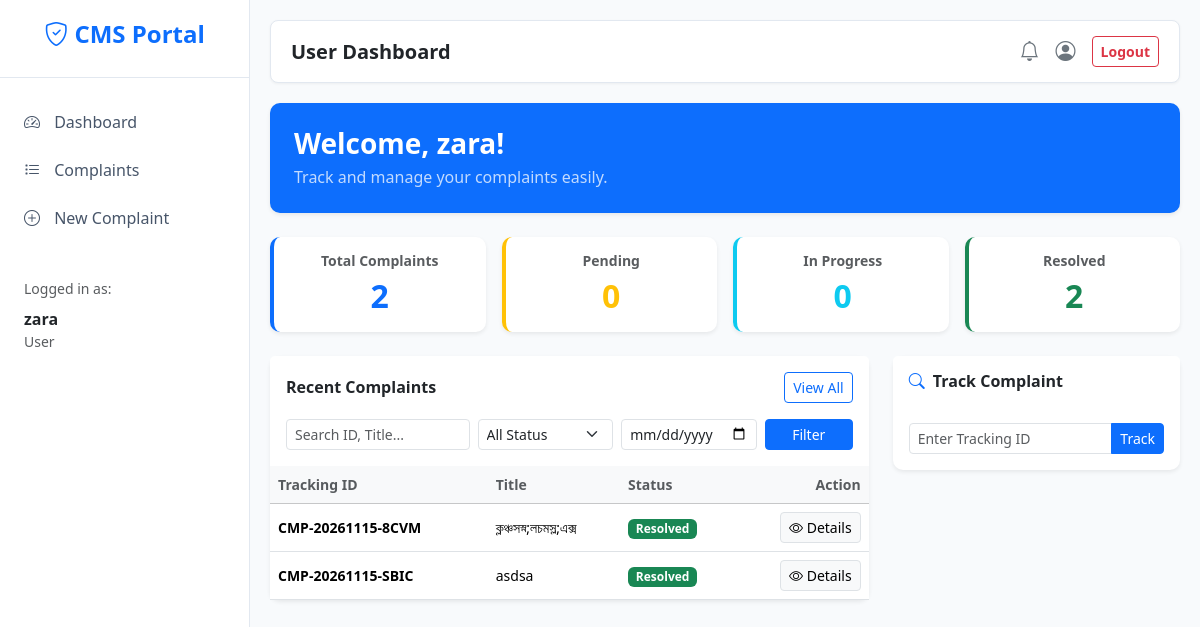
The app's page /user/dashboard (signed in) with its own data.
### models.py (models this page shows, shortened)
class User(db.Model, UserMixin):
    __tablename__ = "users"
    id = db.Column(db.Integer, primary_key=True)
    name = db.Column(db.String(120), nullable=False)
    email = db.Column(db.String(150), unique=True, nullable=False, index=True)
    phone = db.Column(db.String(20))
    address = db.Column(db.String(255))
    password_hash = db.Column(db.String(255), nullable=False)
    role = db.Column(db.String(20), nullable=False, default="user", index=True)
    department = db.Column(db.String(120))
    is_active = db.Column(db.Boolean, nullable=False, default=True)
    created_at = db.Column(db.DateTime, default=datetime.utcnow)
    reset_otp = db.Column(db.String(6), nullable=True)
    otp_expiry = db.Column(db.DateTime, nullable=True)

class Complaint(db.Model):
    __tablename__ = "complaints"
    id = db.Column(db.Integer, primary_key=True)
    tracking_id = db.Column(db.String(30), unique=True, nullable=False, index=True)
    user_id = db.Column(db.Integer, db.ForeignKey("users.id"), nullable=False)
    category_id = db.Column(db.Integer, db.ForeignKey("categories.id"))
    officer_id = db.Column(db.Integer, db.ForeignKey("users.id"))
    title = db.Column(db.String(200), nullable=False)
    description = db.Column(db.Text, nullable=False)
    location = db.Column(db.String(200))
    priority = db.Column(db.String(20), default="Medium", index=True)
    status = db.Column(db.String(30), default="Pending", index=True)
    created_at = db.Column(db.DateTime, default=datetime.utcnow, index=True)
    updated_at = db.Column(db.DateTime, default=datetime.utcnow, onupdate=datetime.utcnow)
    resolved_at = db.Column(db.DateTime)
    sla_deadline = db.Column(db.DateTime, nullable=True, index=True)
    is_escalated = db.Column(db.Boolean, default=False, index=True)
    escalated_at = db.Column(db.DateTime, nullable=True)
    duplicate_of = db.Column(db.Integer, db.ForeignKey("complaints.id"), nullable=True)
    is_duplicate_flag = db.Column(db.Boolean, default=False, index=True)
    user = db.relationship("User", foreign_keys=[user_id], backref=db.backref("my_complaints", lazy="dynamic"))
    officer = db.relationship("User", foreign_keys=[officer_id], backref=db.backref("assigned_complaints", lazy="dynamic"))
    category = db.relationship("Category", backref=db.backref("complaints", lazy="dynamic"))
    updates = db.relationship("ComplaintUpdate", back_populates="complaint", cascade="all, delete-orphan")
    attachments = db.relationship("Attachment", back_populates="complaint", cascade="all, delete-orphan")
    assignments = db.relationship("Assignment", back_populates="complaint", cascade="all, delete-orphan")
    feedback = db.relationship("Feedback", back_populates="complaint", uselist=False, cascade="all, delete-orphan")
    @property
    def status_badge(self):
        return {"Pending": "secondary", "In Review": "info", "Assigned": "primary", "In Progress": "warning", "Resolved": "success", "Closed": "dark", "Rejected": "danger"}.get(self.status, "secondary")

### app.py (the view)
@app.route("/user/dashboard")
@role_required("user")
def user_dashboard():
    base = Complaint.query.filter_by(user_id=current_user.id)
    stats = {
        "total": base.count(),
        "pending": base.filter_by(status="Pending").count(),
        "in_progress": base.filter(Complaint.status.in_(["In Review", "Assigned", "In Progress"])).count(),
        "resolved": base.filter(Complaint.status.in_(["Resolved", "Closed"])).count(),
    }
    by_status = dict(
        db.session.query(Complaint.status, func.count(Complaint.id))
        .filter(Complaint.user_id == current_user.id)
        .group_by(Complaint.status).all()
    )
    by_category = (
        db.session.query(Category.name, func.count(Complaint.id))
        .join(Complaint, Complaint.category_id == Category.id)
        .filter(Complaint.user_id == current_user.id)
        .group_by(Category.name).all()
    )
    recent = base.order_by(Complaint.created_at.desc()).limit(5).all()
    pending_feedback = base.filter(Complaint.status.in_(["Resolved", "Closed"])).filter(~Complaint.feedback.has()).all()
    recent_notifs = Notification.query.filter_by(user_id=current_user.id).order_by(Notification.created_at.desc()).limit(3).all()
    return render_template(
        "user/dashboard.html",
        stats=stats, by_status=by_status, by_category=by_category,
        recent=recent, pending_feedback=pending_feedback, recent_notifs=recent_notifs,
    )

### app.py (called while the page is built)
@login_manager.user_loader
def load_user(user_id):
    return db.session.get(User, int(user_id))

def role_required(*roles):
    def decorator(fn):
        @wraps(fn)
        @login_required
        def wrapper(*args, **kwargs):
            if current_user.role not in roles:
                abort(403)
            return fn(*args, **kwargs)
        return wrapper
    return decorator

def t(key, **kwargs):
    text = (key or "").replace("_", " ").replace("-", " ").title()
    if kwargs:
        try:
            text = text.format(**kwargs)
        except (KeyError, IndexError):
            pass
    return text

@app.context_processor
def inject_globals():
    unread = 0
    try:
        if current_user.is_authenticated:
            unread = Notification.query.filter_by(user_id=current_user.id, is_read=False).count()
    except Exception:
        unread = 0
    return dict(
        unread_count=unread,
        STATUSES=STATUSES,
        PRIORITIES=PRIORITIES,
        get_sla_status=get_sla_status,
        t=t,
    )

### templates/user/dashboard.html (shortened to what this page needs)
{% extends "base.html" %}
{% block page_title %}User Dashboard{% endblock %}
{% block content %}
<div class="card border-0 shadow-sm mb-4 bg-primary text-white">
    <div class="card-body d-flex flex-wrap justify-content-between align-items-center p-4">
        <div>
            <h3 class="fw-bold mb-1">Welcome, {{ current_user.name }}!</h3>
            <p class="mb-0 opacity-75">Track and manage your complaints easily.</p>
        </div>
    </div>
</div>
<div class="row g-3 mb-4">
    <div class="col-6 col-md-3">
        <div class="card border-0 shadow-sm text-center h-100 border-start border-primary border-4">
            <div class="card-body">
                <h6 class="text-muted small fw-semibold">Total Complaints</h6>
                <h2 class="fw-bold text-primary mb-0">{{ stats.total }}</h2>
            </div>
        </div>
    </div>
    <div class="col-6 col-md-3">
        <div class="card border-0 shadow-sm text-center h-100 border-start border-warning border-4">
            <div class="card-body">
                <h6 class="text-muted small fw-semibold">Pending</h6>
                <h2 class="fw-bold text-warning mb-0">{{ stats.pending }}</h2>
            </div>
        </div>
    </div>
    <div class="col-6 col-md-3">
        <div class="card border-0 shadow-sm text-center h-100 border-start border-info border-4">
            <div class="card-body">
                <h6 class="text-muted small fw-semibold">In Progress</h6>
                <h2 class="fw-bold text-info mb-0">{{ stats.in_progress }}</h2>
            </div>
        </div>
    </div>
    <div class="col-6 col-md-3">
        <div class="card border-0 shadow-sm text-center h-100 border-start border-success border-4">
            <div class="card-body">
                <h6 class="text-muted small fw-semibold">Resolved</h6>
                <h2 class="fw-bold text-success mb-0">{{ stats.resolved }}</h2>
            </div>
        </div>
    </div>
</div>
<div class="row g-4 mb-4">
    <div class="col-lg-8">
        <div class="card border-0 shadow-sm h-100">
            <div class="card-header bg-white border-0 py-3">
                <div class="d-flex justify-content-between align-items-center mb-3">
                    <h6 class="fw-bold mb-0">Recent Complaints</h6>
                    <a href="{{ url_for('complaints_list') }}" class="btn btn-sm btn-outline-primary">View All</a>
                </div>
                <form action="{{ url_for('complaints_list') }}" method="GET" class="row g-2">
                    <div class="col-md-4">
                        <input type="text" name="q" class="form-control form-control-sm" placeholder="Search ID, Title...">
                    </div>
                    <div class="col-md-3">
                        <select name="status" class="form-select form-select-sm">
                            <option value="">All Status</option>
                        </select>
                    </div>
                    <div class="col-md-3">
                        <input type="date" name="start" class="form-control form-control-sm">
                    </div>
                    <div class="col-md-2">
                        <button type="submit" class="btn btn-sm btn-primary w-100">Filter</button>
                    </div>
                </form>
            </div>
            <div class="table-responsive">
                <table class="table table-hover align-middle mb-0">
                    <thead class="table-light">
                        <tr>
                            <th class="small text-muted">Tracking ID</th>
                            <th class="small text-muted">Title</th>
                            <th class="small text-muted">Status</th>
                            <th class="small text-muted text-end">Action</th>
                        </tr>
                    </thead>
                    <tbody>
                        {% for c in recent %}
                        <tr>
                            <td class="small fw-semibold">{{ c.tracking_id }}</td>
                            <td class="small">{{ c.title[:25] }}{% if c.title|length > 25 %}...{% endif %}</td>
                            <td><span class="badge bg-{{ c.status_badge }}">{{ c.status }}</span></td>
                            <td class="text-end">
                                <a href="{{ url_for('complaint_detail', cid=c.id) }}" class="btn btn-sm btn-light border">
                                    <i class="bi bi-eye"></i> Details
                                </a>
                            </td>
                        </tr>
                        {% else %}
                        <tr>
                            <td colspan="4" class="text-center text-muted py-4">You haven't submitted any complaints yet.</td>
                        </tr>
                        {% endfor %}
                    </tbody>
                </table>
            </div>
        </div>
    </div>
    <div class="col-lg-4">
        <div class="card border-0 shadow-sm mb-4">
            <div class="card-header bg-white border-0 py-3">
                <h6 class="fw-bold mb-0"><i class="bi bi-search me-1 text-primary"></i> Track Complaint</h6>
            </div>
            <div class="card-body">
                <form action="{{ url_for('track') }}" method="POST">
                    <div class="input-group">
                        <input type="text" name="tracking_id" class="form-control form-control-sm" placeholder="Enter Tracking ID" required>
                        <button class="btn btn-primary btn-sm" type="submit">Track</button>
                    </div>
                </form>
            </div>
        </div>
    </div>
</div>
{% endblock %}

### templates/base.html (shortened to what this page needs)
<!DOCTYPE html>
<html lang="en">
<head>
    <link href="https://cdn.jsdelivr.net/npm/bootstrap@5.3.2/dist/css/bootstrap.min.css" rel="stylesheet">
    <link rel="stylesheet" href="https://cdn.jsdelivr.net/npm/bootstrap-icons@1.11.1/font/bootstrap-icons.css">
</head>
<body>
    <div class="wrapper">
        <nav id="sidebar">
            <div class="sidebar-header">
                <h4 class="fw-bold text-primary"><i class="bi bi-shield-check"></i> CMS Portal</h4>
            </div>
            <ul class="list-unstyled components">
                <li>
                    <a href="{{ url_for('dashboard_router') }}" class="{{ 'active' if request.endpoint == 'dashboard_router' }}">
                        <i class="bi bi-speedometer2"></i> {{ t('dashboard') }}
                    </a>
                </li>
                <li>
                    <a href="{{ url_for('complaints_list') }}" class="{{ 'active' if request.endpoint == 'complaints_list' }}">
                        <i class="bi bi-list-task"></i> {{ t('complaints') }}
                    </a>
                </li>
                {% if current_user.role == 'user' %}
                <li>
                    <a href="{{ url_for('complaint_new') }}" class="{{ 'active' if request.endpoint == 'complaint_new' }}">
                        <i class="bi bi-plus-circle"></i> {{ t('new_complaint') }}
                    </a>
                </li>
                {% endif %}
            </ul>
            <ul class="list-unstyled mt-3 px-3">
                <li class="text-muted small mb-2 px-2">Logged in as:</li>
                <li class="px-2 mb-3">
                    <div class="text-dark fw-bold">{{ current_user.name }}</div>
                    <div class="text-muted small text-capitalize">{{ current_user.role }}</div>
                </li>
            </ul>
        </nav>
        <div id="content">
            <div class="top-navbar d-flex justify-content-between align-items-center">
                <h5 class="mb-0 fw-bold text-dark">{% block page_title %}{{ t('dashboard') }}{% endblock %}</h5>
                <div class="d-flex align-items-center gap-3">
                    <a href="{{ url_for('notifications') }}" class="text-secondary position-relative text-decoration-none">
                        <i class="bi bi-bell fs-5"></i>
                    </a>
                    <a href="{{ url_for('profile') }}" class="text-secondary text-decoration-none" title="{{ t('profile') }}">
                        <i class="bi bi-person-circle fs-5"></i>
                    </a>
                    <form action="{{ url_for('logout') }}" method="POST" class="d-inline m-0 p-0">
                        <button type="submit" class="btn btn-sm btn-outline-danger fw-bold">{{ t('logout') }}</button>
                    </form>
                </div>
            </div>
            {% block content %}{% endblock %}
        </div>
    </div>
</body>
</html>

### templates/base.html (style rules this page uses)
body { background-color: #f8fafc; overflow-x: hidden; font-family: 'Segoe UI', Tahoma, Geneva, Verdana, sans-serif; }
.wrapper { display: flex; width: 100%; align-items: stretch; }
#sidebar { min-width: 250px; max-width: 250px; background: #ffffff; border-right: 1px solid #e2e8f0; min-height: 100vh; transition: all 0.3s; }
#sidebar .sidebar-header { padding: 20px; background: #ffffff; text-align: center; border-bottom: 1px solid #e2e8f0; }
#sidebar ul.components { padding: 20px 0; }
#sidebar ul li a { padding: 12px 20px; font-size: 1rem; display: block; color: #475569; font-weight: 500; text-decoration: none; transition: 0.2s; border-left: 4px solid transparent; }
#sidebar ul li a i { margin-right: 10px; }
#content { width: 100%; padding: 20px; min-height: 100vh; }
.top-navbar { background: #ffffff; padding: 15px 20px; box-shadow: 0 1px 3px rgba(0,0,0,.05); margin-bottom: 20px; border-radius: 8px; border: 1px solid #e2e8f0; }
.card { border: 1px solid #e2e8f0; box-shadow: 0 1px 3px rgba(0,0,0,.05); border-radius: 10px; }

### records on screen
User: name "zara", role "User"
Complaint: tracking_id "CMP-20261115-8CVM", title "ক্লঞ্চসস্ন;লচমস্ল;এক্স", status "Resolved"
Complaint: tracking_id "CMP-20261115-SBIC", title "asdsa", status "Resolved"

### other values on screen
{{ t('dashboard') }} "Dashboard"
{{ t('complaints') }} "Complaints"
{{ t('new_complaint') }} "New Complaint"
{{ t('logout') }} "Logout"
{{ stats.total }} "2"
{{ stats.pending }} "0"
{{ stats.in_progress }} "0"
{{ stats.resolved }} "2"
